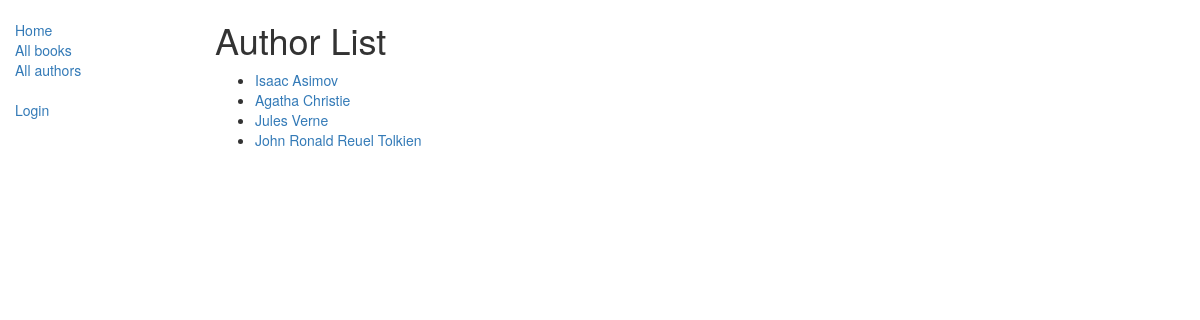
The app's page /catalog/authors/, older data.
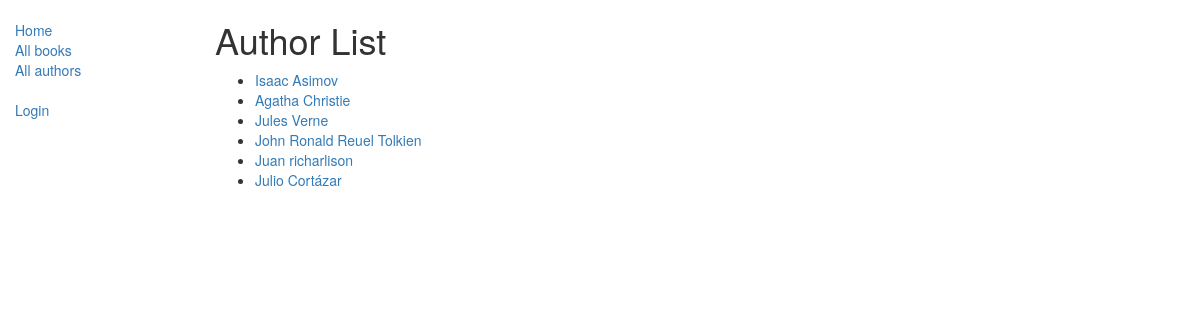
The same page, newer data.
### catalog/models.py (models this page shows, shortened)
class Author(models.Model):
    first_name = models.CharField(max_length=100)
    last_name = models.CharField(max_length=100)
    date_of_birth = models.DateField(null=True, blank=True)
    date_of_death = models.DateField('died', null=True, blank=True)
    def get_absolute_url(self):
        return reverse('author-detail', args=[str(self.id)])

### catalog/views.py (the view)
# urls.py: path('authors/', views.AuthorListView.as_view(), name='authors'),
class AuthorListView(generic.ListView):
    model = Author
    paginate_by = 10

### catalog/templates/catalog/author_list.html (shortened to what this page needs)
{% extends "base_generic.html" %}
{% block content %}
  <h1>Author List</h1>
  {% if author_list %}
    <ul>
      {% for author in author_list %}
        <li>
          <a href="{{ author.get_absolute_url }}">{{ author.first_name }} {{ author.last_name }}</a>
        </li>
      {% endfor %}
    </ul>
  {% else %}
    <p>There are no authors in the library.</p>
  {% endif %}
{% endblock %}

Row changes from the older to the newer data that the page shows:
added Author: first_name "Juan", last_name "richarlison"
added Author: first_name "Julio", last_name "Cortázar"
